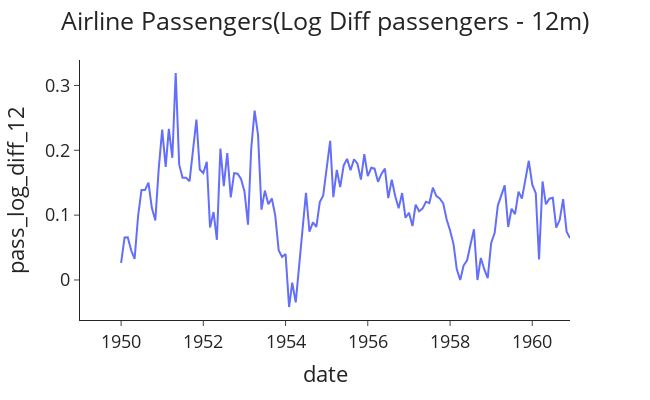

Source (notebook cell):
### Code cell
plotting(title='Airline Passengers(Log Diff passengers - 12m)', 
         data=data, 
         x='month',
         y='pass_log_diff_12', 
         x_label='date', 
         y_label='pass_log_diff_12')

### Figure 1 — Plotly figure (JSON) as saved in the notebook; plotly's stock layout.template omitted (floating-point values rounded to 4 significant figures; data arrays with more than 128 entries replaced by an {"elided": "..."} marker saying what was removed)
{"data": [{"hovertemplate": "date=%{x}<br>pass_log_diff_12=%{y}<extra></extra>", "legendgroup": "", "line": {"color": "#636efa", "dash": "solid"}, "marker": {"symbol": "circle"}, "mode": "lines", "name": "", "orientation": "v", "showlegend": false, "type": "scatter", "x": {"elided": "144 str values"}, "xaxis": "x", "y": {"elided": "144 float values"}, "yaxis": "y"}], "layout": {"font": {"size": 18}, "height": 400, "legend": {"tracegroupgap": 0}, "margin": {"t": 60}, "title": {"text": "Airline Passengers(Log Diff passengers - 12m)", "x": 0.5}, "width": 650, "xaxis": {"anchor": "y", "domain": [0, 1], "title": {"text": "date"}}, "yaxis": {"anchor": "x", "domain": [0, 1], "title": {"text": "pass_log_diff_12"}}}}
